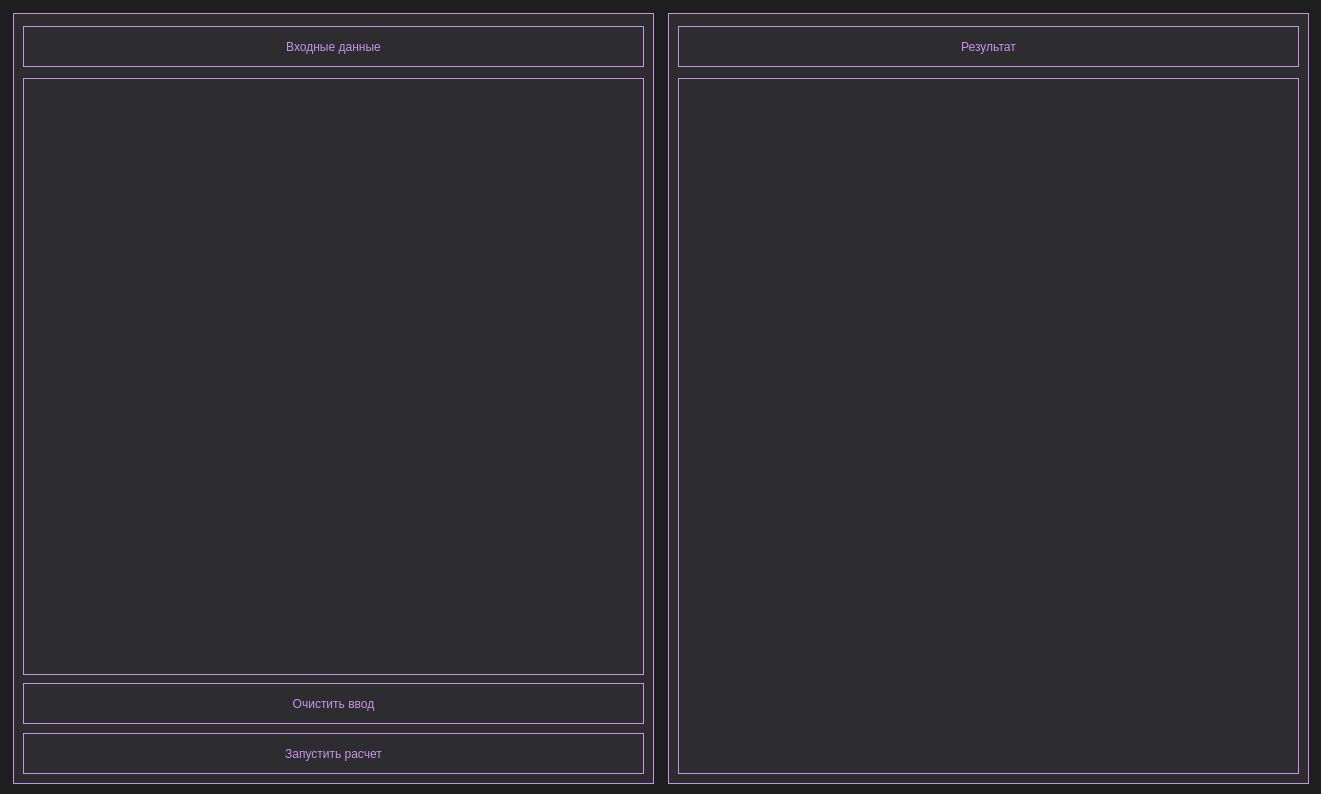
<?xml version="1.0" encoding="UTF-8"?>
<ui version="4.0">
 <class>MainWindow</class>
 <widget class="QMainWindow" name="MainWindow">
  <property name="geometry">
   <rect>
    <x>0</x>
    <y>0</y>
    <width>1321</width>
    <height>794</height>
   </rect>
  </property>
  <property name="windowTitle">
   <string>Вычислительная Математика. Лабораторная работа 1</string>
  </property>
  <property name="styleSheet">
   <string notr="true">background-color: #1E1E1E;</string>
  </property>
  <widget class="QWidget" name="centralwidget">
   <widget class="QGroupBox" name="groupBox">
    <property name="geometry">
     <rect>
      <x>13</x>
      <y>13</y>
      <width>641</width>
      <height>771</height>
     </rect>
    </property>
    <property name="styleSheet">
     <string notr="true">font: 11pt &quot;Courier New&quot;;
background-color: #2D2D30;
border: 1px solid #C792EA;
color: #C792EA;</string>
    </property>
    <property name="title">
     <string/>
    </property>
    <property name="alignment">
     <set>Qt::AlignCenter</set>
    </property>
    <widget class="QLabel" name="label">
     <property name="geometry">
      <rect>
       <x>10</x>
       <y>13</y>
       <width>621</width>
       <height>41</height>
      </rect>
     </property>
     <property name="styleSheet">
      <string notr="true">font: 12pt &quot;Consolas&quot;;
</string>
     </property>
     <property name="text">
      <string>Входные данные</string>
     </property>
     <property name="alignment">
      <set>Qt::AlignCenter</set>
     </property>
    </widget>
    <widget class="QWidget" name="input_widget" native="true">
     <property name="geometry">
      <rect>
       <x>10</x>
       <y>65</y>
       <width>621</width>
       <height>597</height>
      </rect>
     </property>
    </widget>
    <widget class="QPushButton" name="clear_input_data">
     <property name="geometry">
      <rect>
       <x>10</x>
       <y>670</y>
       <width>621</width>
       <height>41</height>
      </rect>
     </property>
     <property name="styleSheet">
      <string notr="true">QPushButton {
    font: 12pt &quot;Consolas&quot;;
}

QPushButton:hover {
    background-color: #1E1E1E;
}</string>
     </property>
     <property name="text">
      <string>Очистить ввод</string>
     </property>
    </widget>
    <widget class="QPushButton" name="start_calculation">
     <property name="geometry">
      <rect>
       <x>10</x>
       <y>720</y>
       <width>621</width>
       <height>41</height>
      </rect>
     </property>
     <property name="styleSheet">
      <string notr="true">QPushButton {
    font: 12pt &quot;Consolas&quot;;
}

QPushButton:hover {
    background-color: #1E1E1E;
}</string>
     </property>
     <property name="text">
      <string>Запустить расчет</string>
     </property>
    </widget>
   </widget>
   <widget class="QGroupBox" name="groupBox_2">
    <property name="geometry">
     <rect>
      <x>668</x>
      <y>13</y>
      <width>641</width>
      <height>771</height>
     </rect>
    </property>
    <property name="styleSheet">
     <string notr="true">font: 11pt &quot;Courier New&quot;;
background-color: #2D2D30;
border: 1px solid #C792EA;</string>
    </property>
    <property name="title">
     <string/>
    </property>
    <property name="alignment">
     <set>Qt::AlignCenter</set>
    </property>
    <widget class="QLabel" name="label_2">
     <property name="geometry">
      <rect>
       <x>10</x>
       <y>13</y>
       <width>621</width>
       <height>41</height>
      </rect>
     </property>
     <property name="styleSheet">
      <string notr="true">color: #C792EA;
font: 12pt &quot;Consolas&quot;;
</string>
     </property>
     <property name="text">
      <string>Результат</string>
     </property>
     <property name="alignment">
      <set>Qt::AlignCenter</set>
     </property>
    </widget>
    <widget class="QWidget" name="output_widget" native="true">
     <property name="geometry">
      <rect>
       <x>10</x>
       <y>65</y>
       <width>621</width>
       <height>696</height>
      </rect>
     </property>
     <property name="styleSheet">
      <string notr="true">color: #C792EA;</string>
     </property>
    </widget>
   </widget>
  </widget>
 </widget>
 <resources/>
 <connections/>
</ui>
